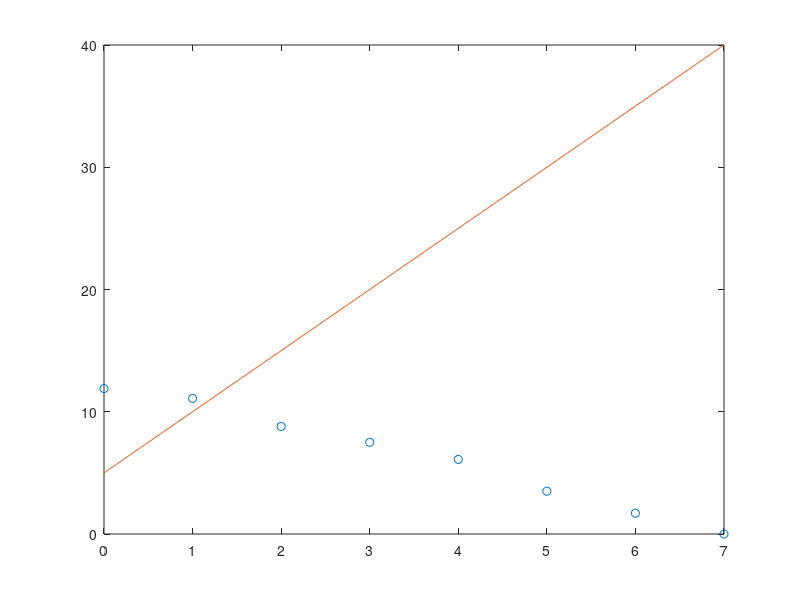

Here is the MATLAB script that generated this plot:
t = 0:7;
t = t';
b = [11.9; 11.1; 8.8; 7.5; 6.1; 3.5; 1.7; 0.0];
x = [0, 0];
x(1) = input("");
x(2) = input("");

tt = 0:.01:7;
p1 = x(1) + x(2)*tt;
plot(t, b, "o", tt, p1);

% t = 0:7;
% t = t';
% b = [9.2; 2.8; -1.5; -2.4; -2.2; 0.3; 5.5; 13.4];
% x = [0, 0, 0];
% x(1) = input("");
% x(2) = input("");
% x(3) = input("");

% tt = 0:.01:7;
% p1 = x(1) + x(2)*tt + x(3)*tt.^2;
% plot(t, b, "o", tt, p1);